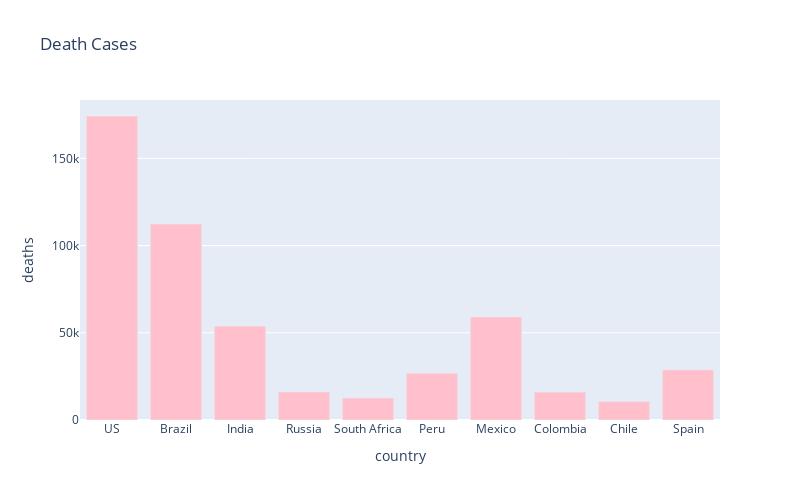

Notebook cell for this chart:
### Code cell
px.bar(
    sorted_country_df.head(10),
    x = "country",
    y = "deaths",
    title= "Death Cases", # the axis names
    color_discrete_sequence=["pink"], 
    height=500,
    width=800
)

### Figure 1 — Plotly figure (JSON) as saved in the notebook; plotly's stock layout.template omitted (floating-point values rounded to 4 significant figures)
{"data": [{"alignmentgroup": "True", "hovertemplate": "country=%{x}<br>deaths=%{y}<extra></extra>", "legendgroup": "", "marker": {"color": "pink"}, "name": "", "offsetgroup": "", "orientation": "v", "showlegend": false, "textposition": "auto", "type": "bar", "x": ["US", "Brazil", "India", "Russia", "South Africa", "Peru", "Mexico", "Colombia", "Chile", "Spain"], "xaxis": "x", "y": [174248, 112304, 53866, 16058, 12618, 26834, 59106, 15979, 10671, 28797], "yaxis": "y"}], "layout": {"barmode": "relative", "height": 500, "legend": {"tracegroupgap": 0}, "title": {"text": "Death Cases"}, "width": 800, "xaxis": {"anchor": "y", "domain": [0, 1], "title": {"text": "country"}}, "yaxis": {"anchor": "x", "domain": [0, 1], "title": {"text": "deaths"}}}}
